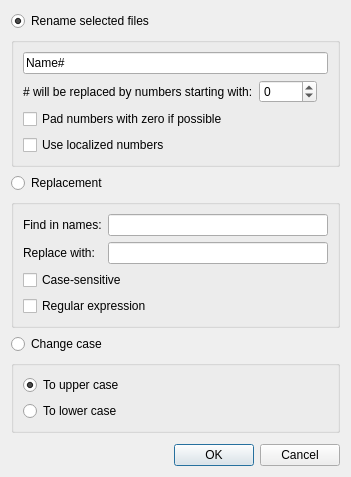
<?xml version="1.0" encoding="UTF-8"?>
<ui version="4.0">
 <class>BulkRenameDialog</class>
 <widget class="QDialog" name="BulkRenameDialog">
  <property name="windowTitle">
   <string>Bulk Rename</string>
  </property>
  <layout class="QVBoxLayout" name="vboxLayout">
   <item>
    <widget class="QRadioButton" name="renameRB">
     <property name="text">
      <string>Rename selected files</string>
     </property>
     <property name="checked">
      <bool>true</bool>
     </property>
    </widget>
   </item>
   <item>
    <widget class="QGroupBox" name="renameGroupBox">
     <layout class="QGridLayout" name="gridLayout">
      <item row="0" column="0" colspan="3">
       <widget class="QLineEdit" name="lineEdit">
        <property name="sizePolicy">
         <sizepolicy hsizetype="MinimumExpanding" vsizetype="Fixed">
          <horstretch>0</horstretch>
          <verstretch>0</verstretch>
         </sizepolicy>
        </property>
        <property name="text">
         <string>Name#</string>
        </property>
       </widget>
      </item>
      <item row="1" column="0">
       <widget class="QLabel" name="startLabel">
        <property name="text">
         <string># will be replaced by numbers starting with:</string>
        </property>
       </widget>
      </item>
      <item row="1" column="1">
       <widget class="QSpinBox" name="spinBox">
        <property name="minimum">
         <number>-1000</number>
        </property>
        <property name="maximum">
         <number>1000</number>
        </property>
       </widget>
      </item>
      <item row="1" column="2">
       <spacer name="horizontalSpacer">
        <property name="orientation">
         <enum>Qt::Horizontal</enum>
        </property>
        <property name="sizeType">
         <enum>QSizePolicy::MinimumExpanding</enum>
        </property>
        <property name="sizeHint" stdset="0">
         <size>
          <width>5</width>
          <height>5</height>
         </size>
        </property>
       </spacer>
      </item>
      <item row="2" column="0" colspan="3">
       <widget class="QCheckBox" name="zeroBox">
        <property name="text">
         <string>Pad numbers with zero if possible</string>
        </property>
       </widget>
      </item>
      <item row="3" column="0" colspan="3">
       <widget class="QCheckBox" name="localeBox">
        <property name="text">
         <string>Use localized numbers</string>
        </property>
       </widget>
      </item>
     </layout>
    </widget>
   </item>
   <item>
    <widget class="QRadioButton" name="replaceRB">
     <property name="text">
      <string>Replacement</string>
     </property>
    </widget>
   </item>
   <item>
    <widget class="QGroupBox" name="replaceGroupBox">
     <layout class="QFormLayout" name="formLayout">
      <item row="0" column="0">
       <widget class="QLabel" name="findLabel">
        <property name="text">
         <string>Find in names:</string>
        </property>
       </widget>
      </item>
      <item row="0" column="1">
       <widget class="QLineEdit" name="findLineEdit"/>
      </item>
      <item row="1" column="0">
       <widget class="QLabel" name="replaceLabel">
        <property name="text">
         <string>Replace with:</string>
        </property>
       </widget>
      </item>
      <item row="1" column="1">
       <widget class="QLineEdit" name="replaceLineEdit"/>
      </item>
      <item row="2" column="0" colspan="2">
       <widget class="QCheckBox" name="caseBox">
        <property name="text">
         <string>Case-sensitive</string>
        </property>
       </widget>
      </item>
      <item row="3" column="0" colspan="2">
       <widget class="QCheckBox" name="regexBox">
        <property name="text">
         <string>Regular expression</string>
        </property>
       </widget>
      </item>
     </layout>
    </widget>
   </item>
   <item>
    <widget class="QRadioButton" name="caseRB">
     <property name="text">
      <string>Change case</string>
     </property>
    </widget>
   </item>
   <item>
    <widget class="QGroupBox" name="caseGroupBox">
     <layout class="QVBoxLayout" name="verticalLayout">
      <item>
       <widget class="QRadioButton" name="upperCaseButton">
        <property name="text">
         <string>To upper case</string>
        </property>
        <property name="checked">
         <bool>true</bool>
        </property>
       </widget>
      </item>
      <item>
       <widget class="QRadioButton" name="lowerCaseButton">
        <property name="text">
         <string>To lower case</string>
        </property>
       </widget>
      </item>
     </layout>
    </widget>
   </item>
   <item>
    <spacer name="verticalSpacer_2">
     <property name="orientation">
      <enum>Qt::Vertical</enum>
     </property>
     <property name="sizeType">
      <enum>QSizePolicy::MinimumExpanding</enum>
     </property>
     <property name="sizeHint" stdset="0">
      <size>
       <width>5</width>
       <height>5</height>
      </size>
     </property>
    </spacer>
   </item>
   <item>
    <widget class="QDialogButtonBox" name="buttonBox">
     <property name="standardButtons">
      <set>QDialogButtonBox::Cancel|QDialogButtonBox::Ok</set>
     </property>
    </widget>
   </item>
  </layout>
 </widget>
 <resources/>
 <connections/>
</ui>
